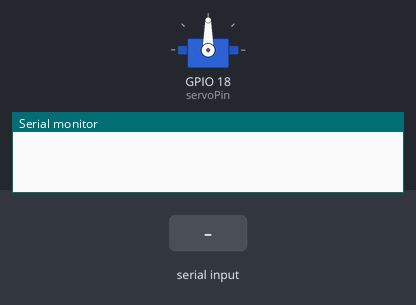
A sketch run on a simulated ESP32. On the bench: servo, the last lines printed to the serial monitor. The inputs (shaded band) are chosen by the test bench.

Above: at 1.2 s.
1.3 s: "30,150\n" received over Serial
At 3.5 s:
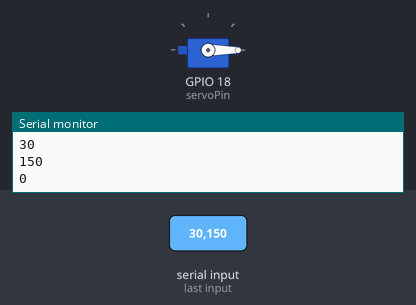
3.8 s: "90,45\n" received over Serial
At 4.6 s:
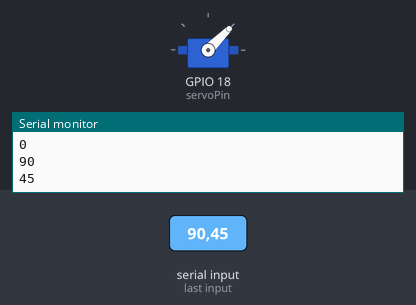
6.3 s: "200\n" received over Serial
At 6.6 s:
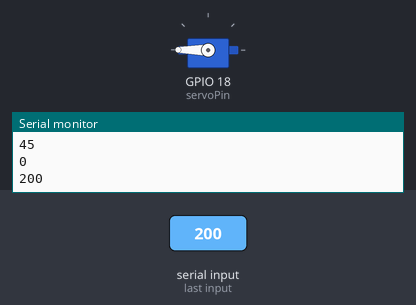
Timing chart, 0 to 9.3 s (numbered marks = the images above; inputs shaded):
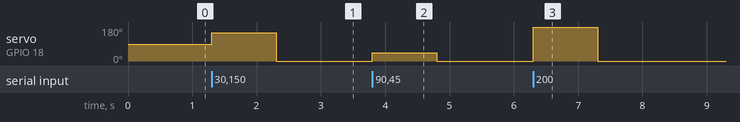

The sketch:

TESTE_MG996R.ino
```cpp
#include <Servo_ESP32.h>

int servoPin = 18;
Servo_ESP32 myservo;

void setup() {
  // put your setup code here, to run once:
  myservo.attach(servoPin);
  Serial.begin(115200);
}

void loop() {
  // put your main code here, to run repeatedly:
  if(Serial.available()){
    int angle = Serial.parseInt();
    Serial.println(angle);
    myservo.write(angle);
  }
}
```

Measured:
- after the input at 1.3 s, servo on GPIO 18 (servoPin): 90° → 150° at once, → 0° 1.0 s later
- after the input at 3.8 s, servo on GPIO 18 (servoPin): 0° → 45° at once, → 0° 1.0 s later
- after the input at 6.3 s, servo on GPIO 18 (servoPin): 0° → 180° at once, → 0° 1.0 s later
